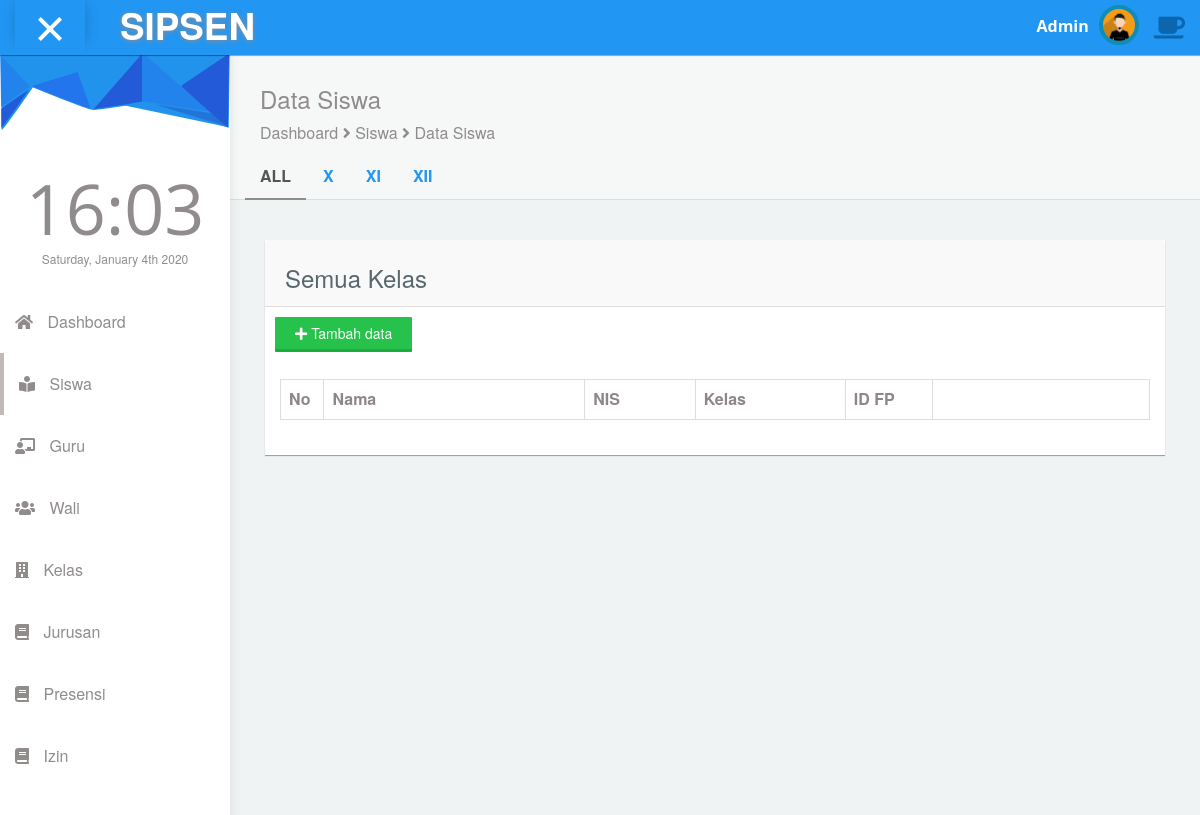
Before: /index.php/siswa with the older database file.
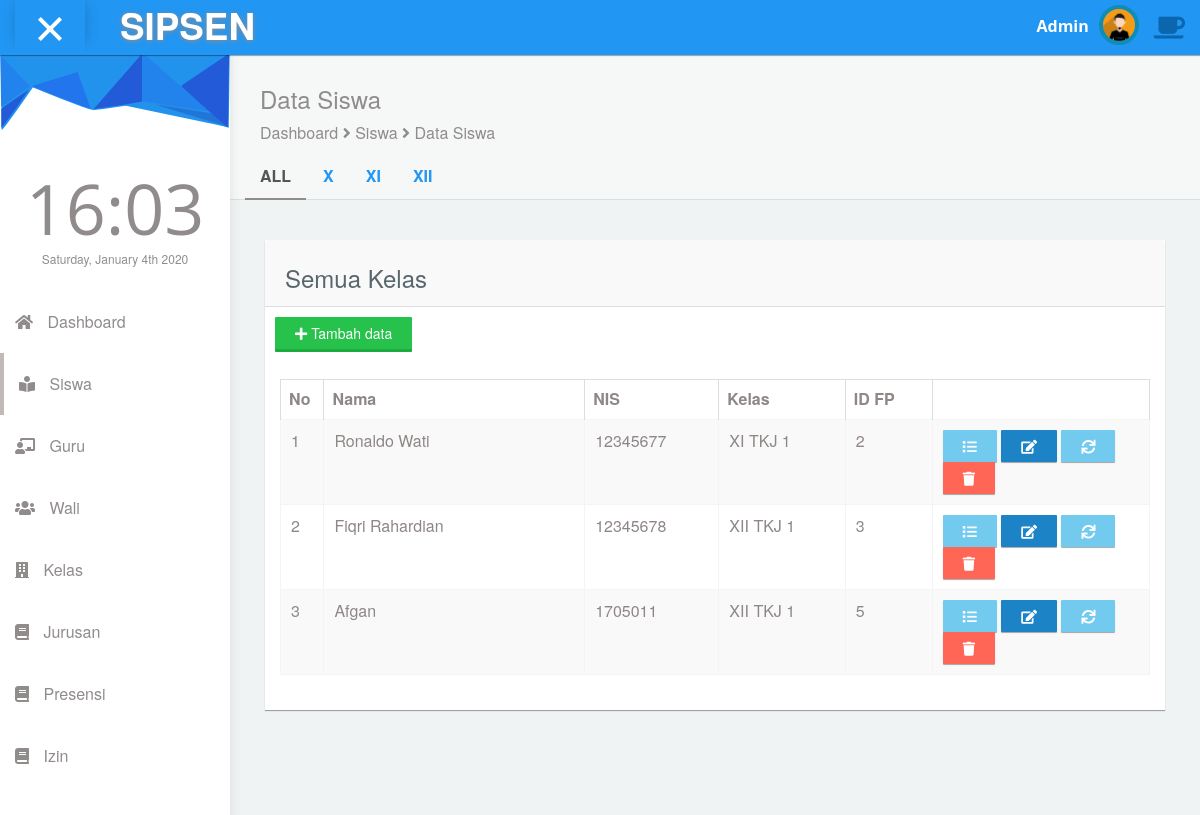
After: the same page with the newer database file.
### tables this page shows
CREATE TABLE `tb_siswa` (
  `NIS` varchar(50) NOT NULL,
  `NISN` varchar(50) NOT NULL,
  `nama_siswa` varchar(50) NOT NULL,
  `jk` varchar(15) NOT NULL,
  `id_kelas` int(11) NOT NULL,
  `tgl_lahir` date NOT NULL,
  `no_hp` varchar(15) NOT NULL,
  `email` varchar(50) NOT NULL,
  `alamat` varchar(50) NOT NULL,
  `nama_ayah` varchar(50) NOT NULL,
  `nama_ibu` varchar(50) NOT NULL,
  `id_wali` int(11) DEFAULT NULL,
  `id_fp` varchar(5) NOT NULL,
  `password` varchar(100) NOT NULL,
  `token` text DEFAULT NULL
);

CREATE TABLE `tb_kelas` (
  `id_kelas` int(11) NOT NULL,
  `id_jurusan` int(11) NOT NULL,
  `tingkat` varchar(3) NOT NULL,
  `nama` varchar(3) NOT NULL,
  `kd_alat` varchar(50) DEFAULT NULL
);

CREATE TABLE `tb_jurusan` (
  `id_jurusan` int(11) NOT NULL,
  `nama_jurusan` varchar(50) NOT NULL,
  `singkatan` varchar(10) NOT NULL
);

### application/controllers/Siswa.php (called while the page is built, shortened)
<?php
class Siswa extends CI_Controller
{
	public function __construct()
	{
		$this->load->model("M_siswa");
		$this->load->model("M_jurusan");
		$this->load->model("M_kelas");
	}
	public function index()
	{
		$data['menu'] = 'siswa';
		$data["siswa"] = $this->M_siswa->getAll();
		$this->load->view('admin/siswa/index', $data);
	}
}

### index.php (called while the page is built, shortened)
<?php
require_once BASEPATH.'core/CodeIgniter.php';

### application/models/M_siswa.php (called while the page is built, shortened)
<?php
class M_siswa extends CI_Model
{
    private $_table = "tb_siswa";
    public function getAll()
    {
        $siswa = $this->db->get($this->_table)->result();
        foreach ($siswa as $siswas) {
            $siswas->id_kelas = $this->getIdKelas($siswas->id_kelas);
        }
        return $siswa;
    }
    public function getIdKelas($id_kelas)
    {
        $kelas = $this->db->where('id_kelas', $id_kelas)->from('tb_kelas')->get()->row();
        $jurusan = $this->db->where('id_jurusan', $kelas->id_jurusan)->from('tb_jurusan')->get()->row();
        $kelas->jurusan = $jurusan;
        return $kelas;
    }
}

### application/views/admin/siswa/All.php (the view, shortened to what this page needs)
<div class="col-md-12">
  <div class="panel">
    <div class="panel-heading">
      <h3> Semua Kelas</h3>
    </div>
    <div class="form-group" style="margin-top:10px; margin-left:10px;">
      <a class="btn btn-raised btn-success" href="<?php echo base_url(''); ?>siswa/form"><i class="fas fa-plus"></i> Tambah data</a>
    </div>
    <div class="panel-body">
      <div class="responsive-table">
        <table id="" class="table table-striped table-bordered display" width="100%" cellspacing="0">
          <thead>
            <th width="5%">No</th>
            <th width="30%">Nama</th>
            <th>NIS</th>
            <th>Kelas</th>
            <th width="10%">ID FP</th>
            <th width="25%"> </th>
          </thead>
          <tbody>
            <?php $i = 1;
            foreach ($siswa as $siswas) :
            ?>
              <tr>
                <td><?php echo $i;
                    $i++; ?></td>
                <td><?php echo $siswas->nama_siswa; ?></td>
                <td><?php echo $siswas->NIS; ?></td>
                <td><?php echo $siswas->id_kelas->tingkat;
                    echo $siswas->id_kelas->jurusan->singkatan;
                    echo $siswas->id_kelas->nama; ?></td>
                <td><?php echo $siswas->id_fp; ?></td>
                <td>
                  <a data-target="#modalFormDetail<?php echo $siswas->NIS ?>" data-toggle="modal" class=" btn ripple-infinite btn-info" data-placement="top" title="Detail"><span class="fas fa-list"></span></a>
                  <a data-target="#modalFormEdit<?php echo $siswas->NIS ?>" data-toggle="modal" class=" btn  ripple-infinite btn-primary" data-placement="top" title="Ubah"><span class="fas fa-edit"></span></a>
                  <a data-target="#modalResetPWD<?php echo $siswas->NIS ?>" data-toggle="modal" class=" btn  ripple-infinite btn-info" data-placement="top" title="Reset Password"><span class="fas fa-sync"></span></a>
                  <a data-target="#modalHapusSiswa<?php echo $siswas->NIS ?>" data-toggle="modal" class=" btn  ripple-infinite btn-danger" data-placement="top" title="Hapus"><span class="fas fa-trash"></span></a>
                </td>
              </tr>
            <?php endforeach; ?>
          </tbody>
        </table>
      </div>
    </div>
  </div>
</div>

### application/views/admin/siswa/index.php (shortened to what this page needs)
<!DOCTYPE html>
<html lang="en">
<?php $this->load->view("admin/_partials/head.php") ?>
<body id="mimin" class="dashboard">
  <?php $this->load->view("admin/_partials/navbar.php") ?>
  <div class="container-fluid mimin-wrapper">
    <?php $this->load->view("admin/_partials/sidebar.php") ?>
    <div id="content">
      <div class="tabs-wrapper text-center">
        <div class="panel box-shadow-none text-left content-header">
          <div class="panel-body" style="padding-bottom:0px;">
            <div class="col-md-12">
              <h3 class="animated fadeInLeft">Data Siswa</h3>
              <p class="animated fadeInDown">
                Dashboard <span class="fa-angle-right fa"></span> Siswa <span class="fa-angle-right fa"></span> Data Siswa
              </p>
            </div>
            <ul id="tabs-demo" class="nav nav-tabs content-header-tab" role="tablist" style="padding-top:10px;">
              <li role="presentation" class="active">
                <a href="#tab-all" id="tabs2" data-toggle="tab">ALL</a>
              </li>
              <li role="presentation" class="">
                <a href="#tab-x" id="tabs2" data-toggle="tab">X</a>
              </li>
              <li role="presentation" class="">
                <a href="#tab-xi" id="tabs2" data-toggle="tab">XI</a>
              </li>
              <li role="presentation" class="">
                <a href="#tab-xii" id="tabs2" data-toggle="tab">XII</a>
              </li>
            </ul>
          </div>
        </div>
        <div class="col-md-12 tab-content">
          <div role="tabpanel" class="tab-pane fade active in" id="tab-all" aria-labelledby="tabs1">
            <?php $this->load->view('admin/siswa/All'); ?>
          </div>
        </div>
      </div>
    </div>
  </div>
</body>
</html>

### application/views/admin/_partials/head.php (shortened to what this page needs)
<head>
    <link rel="stylesheet" type="text/css" href="<?php echo base_url(''); ?>asset/css/bootstrap.min.css">
      <link rel="stylesheet" type="text/css" href="https://cdnjs.cloudflare.com/ajax/libs/font-awesome/5.11.2/css/all.min.css"/>
      <link rel="stylesheet" type="text/css" href="<?php echo base_url(''); ?>asset/css/plugins/simple-line-icons.css"/>
      <link rel="stylesheet" type="text/css" href="<?php echo base_url(''); ?>asset/css/plugins/animate.min.css"/>
      <link rel="stylesheet" type="text/css" href="<?php echo base_url(''); ?>asset/css/plugins/fullcalendar.min.css"/>
			<link rel="stylesheet" type="text/css" href="<?php echo base_url(''); ?>asset/css/plugins/mediaelementplayer.css"/>
			<link rel="stylesheet" type="text/css" href="<?php echo base_url(''); ?>asset/css/plugins/datatables.bootstrap.min.css"/>
			<link rel="stylesheet" type="text/css" href="<?php echo base_url(''); ?>asset/css/plugins/nouislider.min.css"/>
			<link rel="stylesheet" type="text/css" href="<?php echo base_url(''); ?>asset/css/plugins/ionrangeslider/ion.rangeSlider.css"/>
      <link rel="stylesheet" type="text/css" href="<?php echo base_url(''); ?>asset/css/plugins/ionrangeslider/ion.rangeSlider.skinFlat.css"/>
	<link href="<?php echo base_url(''); ?>asset/css/style.css" rel="stylesheet">
</head>

### application/views/admin/_partials/navbar.php (shortened to what this page needs)
<nav class="navbar navbar-default header navbar-fixed-top">
  <div class="col-md-12 nav-wrapper">
    <div class="navbar-header" style="width:100%;">
      <div class="opener-left-menu is-open">
        <span class="bottom"></span>
      </div>
      <a href="index.html" class="navbar-brand">
        <b>SIPSEN</b>
      </a>
      <ul class="nav navbar-nav navbar-right user-nav">
        <li class="user-name"><span>Admin</span></li>
          <li class="dropdown avatar-dropdown">
           <img src="<?php echo base_url(''); ?>asset/img/avatar.jpg" class="img-circle avatar" alt="user name" data-toggle="dropdown" aria-haspopup="true" aria-expanded="true"/>
        </li>
        <li><a href="#" class="opener-right-menu"><span class="fa fa-coffee"></span></a></li>
      </ul>
    </div>
  </div>
</nav>

### application/views/admin/_partials/sidebar.php
<div id="left-menu">
  <div class="sub-left-menu scroll">
    <ul class="nav nav-list">
      <li>
        <div class="left-bg"><img src="<?php echo base_url(''); ?>asset/img/left-bg.png" </div> </li> <li class="time">
          <h1 class="animated fadeInLeft">21:00</h1>
          <p class="animated fadeInRight">Sat, October 1st 2029</p>
      </li>
      <li class="<?php if ($menu == 'overview') echo 'active'; ?> ripple">
        <a href="<?php echo base_url(''); ?>welcome"><span class="fa-home fa"></span> Dashboard </a>
      </li>
      <li class="<?php if ($menu == 'siswa') echo 'active'; ?> ripple">
        <a href="<?php echo base_url(''); ?>siswa"><span class="fa fa-book-reader"></span> Siswa</a>
      </li>
      <li class="<?php if ($menu == 'guru') echo 'active'; ?> ripple">
        <a href="<?php echo base_url(''); ?>guru"><span class="fa fa-chalkboard-teacher"></span> Guru</a>
      </li>
      <li class="<?php if ($menu == 'wali') echo 'active'; ?> ripple">
        <a href="<?php echo base_url(''); ?>wali"><span class="fa fa-users"></span> Wali</a>
      </li>
      <li class="<?php if ($menu == 'kelas') echo 'active'; ?> ripple">
        <a href="<?php echo base_url(''); ?>kelas"><span class="fa fa-building"></span> Kelas</a>
      </li>
      <li class="<?php if ($menu == 'jurusan') echo 'active'; ?> ripple">
        <a href="<?php echo base_url(''); ?>jurusan"><span class="fa fa-book"></span> Jurusan</a>
      </li>
      <li class="ripple">
        <a href="<?php echo base_url(''); ?>jurusan"><span class="fa fa-book"></span> Presensi</a>
      </li>
      <li class="ripple">
        <a href="<?php echo base_url(''); ?>Izin"><span class="fa fa-book"></span> Izin</a>
      </li>
    </ul>
  </div>
</div>

Changed rows visible on the page:
added tb_siswa: nama_siswa "Ronaldo Wati", NIS "12345677", id_kelas.tingkat "XI", id_kelas.nama "1", id_fp "2"
added tb_jurusan: singkatan "TKJ"
added tb_siswa: nama_siswa "Fiqri Rahardian", NIS "12345678", id_kelas.tingkat "XII", id_kelas.nama "1", id_fp "3"
added tb_siswa: nama_siswa "Afgan", NIS "1705011", id_kelas.tingkat "XII", id_kelas.nama "1", id_fp "5"
